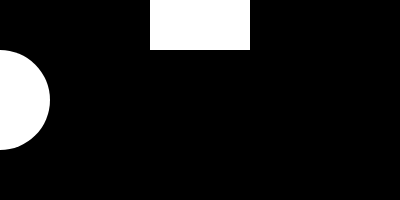
Frame 1 (no input)
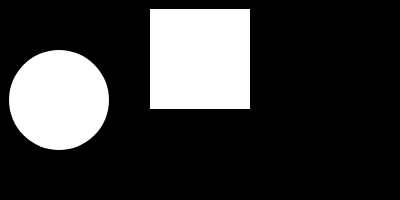
Frame 60 (no input)
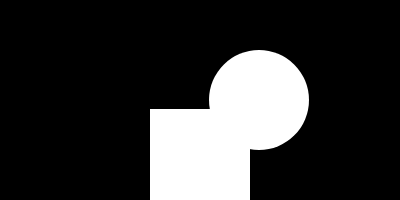
Frame 120 (the mouse pressed at the canvas centre since frame 60)

The p5.js sketch that drew these frames (run headless with seeded random() and noise() and a simulated clock; from frame 60 on, the mouse is pressed at the canvas centre):

// p5.js sketch
// ── sketch.js
let shape1x = 0;
let shape1y = 100;

let shape2x = 200;
let shape2y = 0;

let lenxy = 100;

function setup() {
  createCanvas(400, 200).mousePressed(function() {
    shape1x = mouseX;
    shape1y = mouseY;
    shape2x = mouseX;
    shape2y = mouseY;
  });
  createSpan('click on canvas to move the shpaes');
}

function draw() {
  background(0);
  noStroke();
  
  fill(255);
  circle(shape1x, shape1y, lenxy);
  shape1x = (shape1x + 1) % width;
  
  rect(shape2x-lenxy/2, shape2y-lenxy/2, lenxy);
  shape2y = (shape2y + 1) % height;
}

// https://editor.p5js.org/jht1493/sketches/cuaGTyRYU
// 2.2.1 shape1 shape2

// https://editor.p5js.org/jht1493/sketches/CwYDz_4N2
// 2.2.2 variable shape1x width

// https://editor.p5js.org/jht1493/sketches/v9zsQFPqN
// 2.2 variable circleX

// Make Your Own (Make Your Own Variable)
// Code! Programming with p5.js
// The Coding Train / Daniel Shiffman
// https://thecodingtrain.com/beginners/p5js/2.2-make-your-own.html
// https://youtu.be/dRhXIIFp-ys

// Make Your Own Variable: https://editor.p5js.org/codingtrain/sketches/xPXNdPy17
// Growing Circle Exercise: https://editor.p5js.org/codingtrain/sketches/ehbMJ-otC
